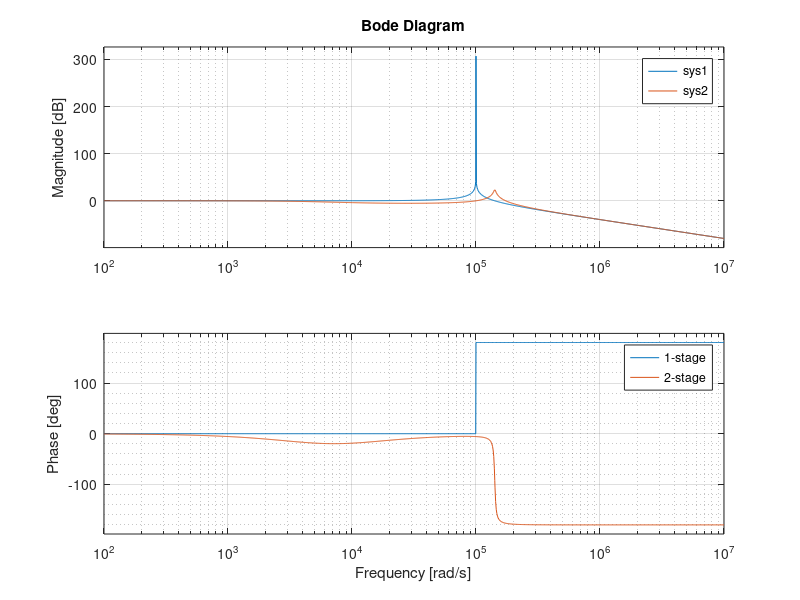

MATLAB code for this plot:
 R = 100; C = 10e-9; L=10e-3;

 % one stage 
 num=[1];
 den=[L*C,0,1];

 sys1=tf(num,den);

 % two stage 
 num1= [R*L*C,L,R];
 den1= [R*L*L*C*C,L*L*C,3*R*L*C,2*L,R]

 sys2=tf(num1,den1);

 bode(sys1,sys2);
 grid minor;
 legend('1-stage','2-stage');